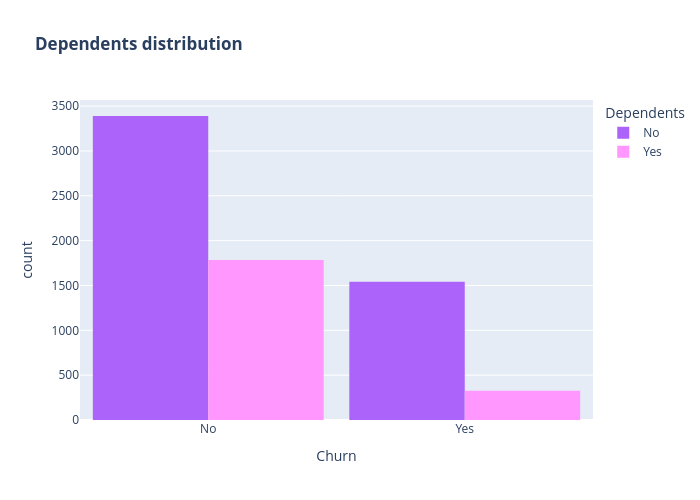

The notebook cell saved with this chart:
### Code cell
color_map = {"Yes": "#FF97FF", "No": "#AB63FA"}
fig = px.histogram(df, x="Churn", color="Dependents", barmode="group", title="<b>Dependents distribution</b>", color_discrete_map=color_map)
fig.update_layout(width=700, height=500, bargap=0.1)
fig.show()

### Figure 1 — Plotly figure (JSON) as saved in the notebook; plotly's stock layout.template omitted (floating-point values rounded to 4 significant figures; data arrays with more than 128 entries replaced by an {"elided": "..."} marker saying what was removed)
{"data": [{"alignmentgroup": "True", "bingroup": "x", "hovertemplate": "Dependents=No<br>Churn=%{x}<br>count=%{y}<extra></extra>", "legendgroup": "No", "marker": {"color": "#AB63FA", "pattern": {"shape": ""}}, "name": "No", "offsetgroup": "No", "orientation": "v", "showlegend": true, "type": "histogram", "x": {"elided": "4933 str values"}, "xaxis": "x", "yaxis": "y"}, {"alignmentgroup": "True", "bingroup": "x", "hovertemplate": "Dependents=Yes<br>Churn=%{x}<br>count=%{y}<extra></extra>", "legendgroup": "Yes", "marker": {"color": "#FF97FF", "pattern": {"shape": ""}}, "name": "Yes", "offsetgroup": "Yes", "orientation": "v", "showlegend": true, "type": "histogram", "x": {"elided": "2110 str values"}, "xaxis": "x", "yaxis": "y"}], "layout": {"bargap": 0.1, "barmode": "group", "height": 500, "legend": {"title": {"text": "Dependents"}, "tracegroupgap": 0}, "title": {"text": "<b>Dependents distribution</b>"}, "width": 700, "xaxis": {"anchor": "y", "autorange": true, "domain": [0, 1], "range": [-0.5, 1.5], "title": {"text": "Churn"}, "type": "category"}, "yaxis": {"anchor": "x", "autorange": true, "domain": [0, 1], "range": [0, 3568.0], "title": {"text": "count"}}}}
